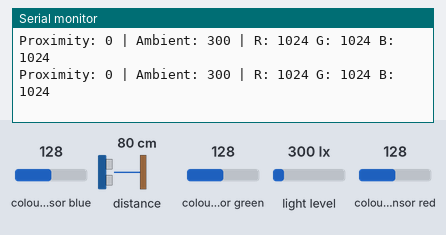
A sketch run on a simulated ESP32. Parts: the last lines printed to the serial monitor. The inputs (shaded band) are chosen by the test bench; at power-on: colour sensor blue 128, distance to the obstacle 80 cm, colour sensor green 128, light level 300 lx, colour sensor red 128.

Above: at 1.7 s.
1.8 s: colour sensor blue set to 5
At 2.4 s:
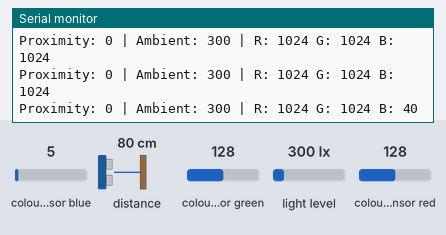
3.3 s: distance to the obstacle set to 2 cm
At 3.9 s:
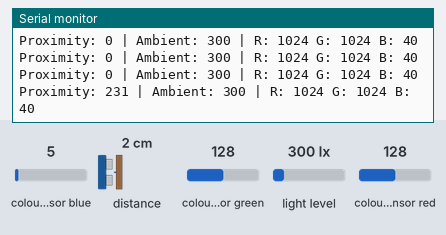
4.8 s: colour sensor green set to 5
At 5.5 s:
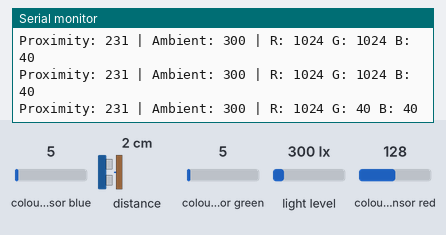
6.3 s: light level set to 40 lx
At 7.0 s:
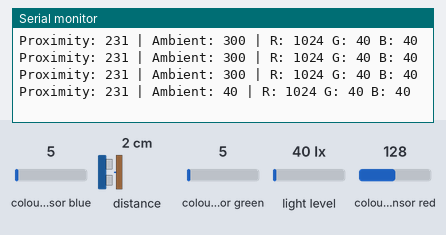
7.8 s: colour sensor red set to 5
At 8.5 s:
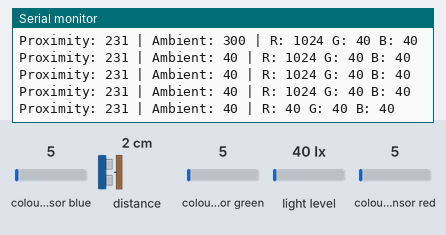

The sketch:

example.ino
```cpp
// Initializes the APDS-9960 on an ESP32 using default I2C pins, enables proximity and ambient/RGB light sensors, and polls the sensor to read proximity and RGB/ambient values for serial output.
//
// Buy this module: https://shillehtek.com/products/apds-9960-gesture-proximity-color-sensor-module
// Full manual: https://shillehtek.com/blogs/shillehtek-product-manuals/apds-9960-gesture-proximity-color-sensor-module-manual
// More examples: https://github.com/shillehbean/shillehtek-examples
//

// APDS-9960 Proximity + RGB Color - ESP32 Arduino Example
// SDA: GPIO 21, SCL: GPIO 22 (ESP32 default I2C pins), VCC: 3V3
// Library: "SparkFun APDS9960 RGB and Gesture Sensor" (Library Manager)

#include <Wire.h>
#include <SparkFun_APDS9960.h>

SparkFun_APDS9960 apds = SparkFun_APDS9960();

uint8_t proximity = 0;
uint16_t ambient = 0, red = 0, green = 0, blue = 0;

void setup() {
  Serial.begin(9600);
  Wire.begin(21, 22);  // SDA = GPIO 21, SCL = GPIO 22

  if (apds.init()) {
    Serial.println("APDS-9960 initialized");
  } else {
    Serial.println("Init failed! Check wiring and 3V3 power.");
  }

  // Start the proximity engine (false = no interrupts, we poll instead)
  if (!apds.enableProximitySensor(false)) {
    Serial.println("Could not start proximity sensor");
  }

  // Start the ambient light / RGB color engine
  if (!apds.enableLightSensor(false)) {
    Serial.println("Could not start light sensor");
  }

  delay(500);  // Give the sensor time to settle
}

void loop() {
  apds.readProximity(proximity);      // 0 (nothing near) to 255 (very close)
  apds.readAmbientLight(ambient);     // 16-bit clear channel
  apds.readRedLight(red);
  apds.readGreenLight(green);
  apds.readBlueLight(blue);

  Serial.print("Proximity: ");
  Serial.print(proximity);
  Serial.print(" | Ambient: ");
  Serial.print(ambient);
  Serial.print(" | R: ");
  Serial.print(red);
  Serial.print(" G: ");
  Serial.print(green);
  Serial.print(" B: ");
  Serial.println(blue);

  delay(500);
}
```

Measured:
- after the input at 1.8 s, the serial monitor: prints a new line after 0.22 s (image 1)
- after the input at 3.3 s, the serial monitor: prints a new line after 0.23 s (image 2)
- after the input at 4.8 s, the serial monitor: prints a new line after 0.24 s (image 3)
- after the input at 6.3 s, the serial monitor: prints a new line after 0.25 s (image 4)
- after the input at 7.8 s, the serial monitor: prints a new line after 0.26 s (image 5)
